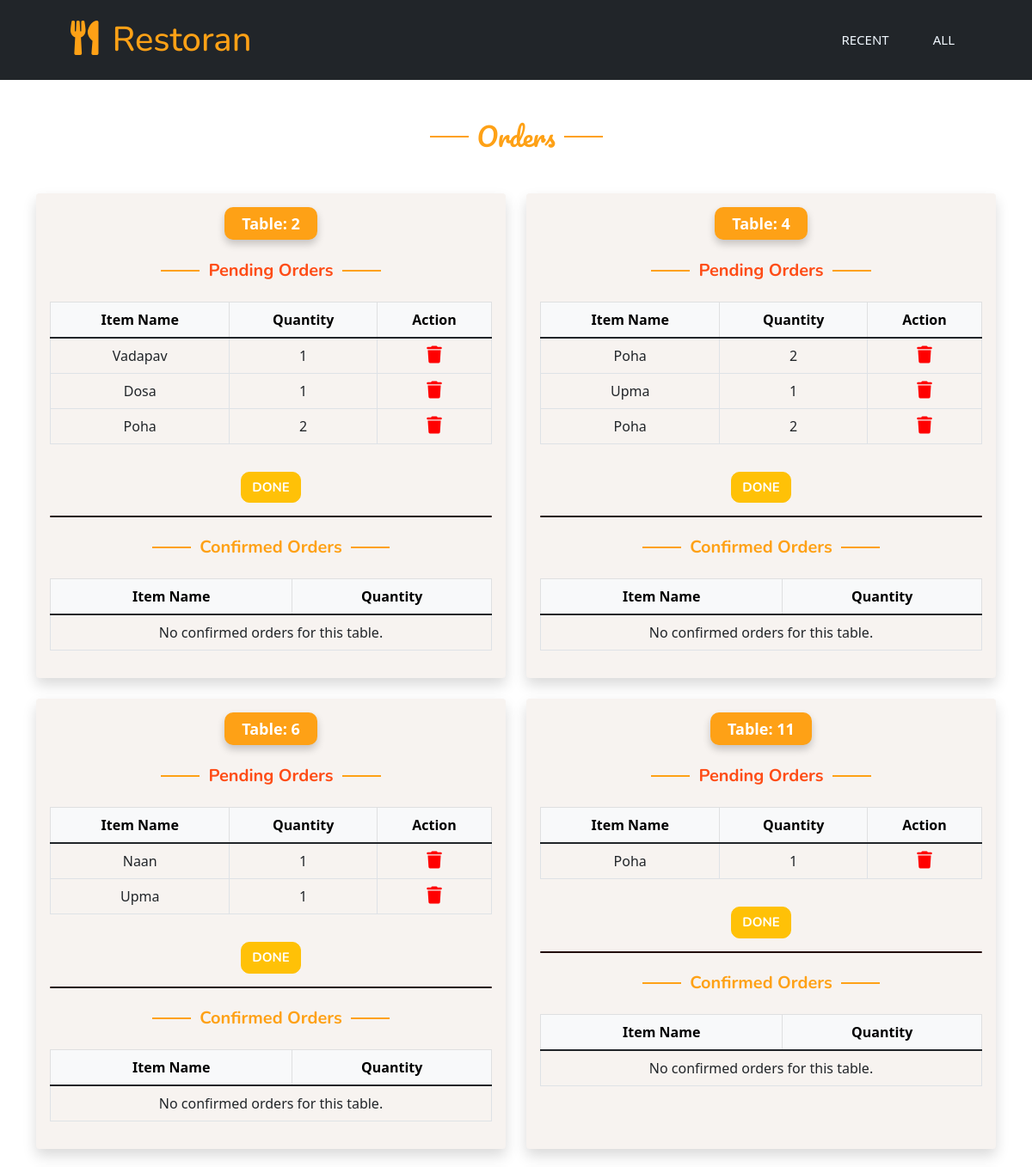
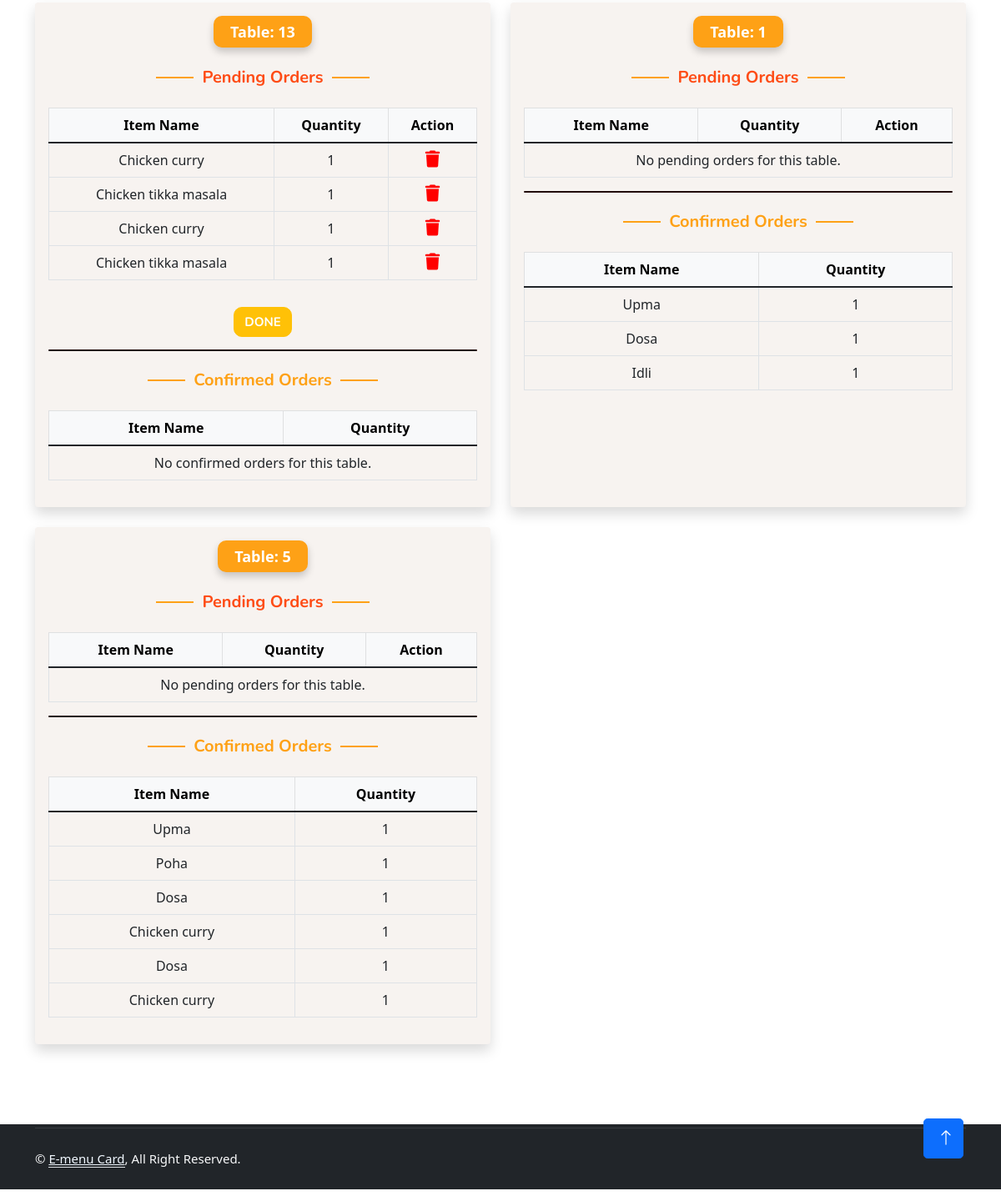
The page /kitchen/ on the database its author committed (2 pictures, top to bottom).
### table/models.py (models this page shows, shortened)
class SubmittedItem(models.Model):
    food_item = models.ForeignKey('FoodItem', on_delete=models.CASCADE)
    name = models.CharField(max_length=255)
    price = models.DecimalField(max_digits=10, decimal_places=2)
    image = models.ImageField(upload_to='Submitted/')
    quantity = models.PositiveIntegerField(default=1)
    total_price = models.DecimalField(max_digits=10, decimal_places=2, blank=True)  # Allow blank and calculate in save()
    tableNumber = models.PositiveIntegerField(default=0)
    status = models.CharField(max_length=10, default='pending')  # Default to pending
    created_at = models.DateTimeField(auto_now_add=True)  # New field to track creation time
    def save(self, *args, **kwargs):
        self.total_price = self.price * self.quantity
        super().save(*args, **kwargs)

### kitchen/views.py (the view)
# urls.py: path('',views.kitchen_home,name='kitchen_home'),
def kitchen_home(request):
    pending_orders = SubmittedItem.objects.filter(status='pending').order_by('tableNumber')
    confirmed_orders = SubmittedItem.objects.filter(status='confirmed').order_by('tableNumber')
    tables_with_orders = {}
    for order in pending_orders:
        table_number = order.tableNumber
        if table_number not in tables_with_orders:
            tables_with_orders[table_number] = {'pending': [], 'confirmed': []}
        tables_with_orders[table_number]['pending'].append(order)
    for order in confirmed_orders:
        table_number = order.tableNumber
        if table_number not in tables_with_orders:
            tables_with_orders[table_number] = {'pending': [], 'confirmed': []}
        tables_with_orders[table_number]['confirmed'].append(order)
    return render(request, 'kitchen/kitchen_home.html', {
        'tables_with_orders': tables_with_orders
    })

### kitchen/templates/kitchen/kitchen_home.html (shortened to what this page needs)
{% extends "kitchen/base.html" %}
{% load static %}
{% block start %}
<div class="container-xxl py-5">
    <div class="container">
        <div class="text-center wow fadeInUp" data-wow-delay="0.1s">
            <h5 class="section-title ff-secondary text-center fw-normal mb-5" style="color: #FEA116; font-size: 30px;">Orders</h5>
            <div class="tab-class text-center wow fadeInUp" data-wow-delay="0.1s">
                <div class="tab-content">
                    <div id="tab-1" class="tab-pane fade show p-0 active">
                        <div class="row g-4">
                            <link rel="stylesheet" href="https://cdn.datatables.net/1.10.21/css/jquery.dataTables.min.css">
                            <body style="background-color: #ffffff;">
                                <div class="container">
                                    <div class="row">
                                        {% for table_number, orders in tables_with_orders.items %}
                                        <div class="col-lg-6 mb-4">
                                            <div class="card border-0 shadow h-100" style="background-color: #f7f3f0;">
                                                <div class="card-body">
                                                    <div class="d-flex justify-content-center align-items-center mb-3">
                                                        <span class="badge" style="background-color: #FEA116; color: white; padding: 10px 20px; border-radius: 10px; font-size: 18px; box-shadow: 0px 5px 10px rgba(0,0,0,0.2);">
                                                            Table: {{ table_number }}
                                                        </span>
                                                    </div>
                                                    <h5 class="section-title text-center mt-2 mb-2" style="color: #fe4c16; font-weight: bold;">Pending Orders</h5>
                                                    <div class="order-info w-100 mt-3">
                                                        <form method="post" action="{% url 'confirm_order' table_number %}">
                                                            <table id="table-{{ table_number }}" class="table table-bordered text-center" style="font-size: 16px;">
                                                                <thead class="table-light">
                                                                    <tr>
                                                                        <th>Item Name</th>
                                                                        <th>Quantity</th>
                                                                        <th>Action</th>
                                                                    </tr>
                                                                </thead>
                                                                <tbody>
                                                                    {% for order in orders.pending %}
                                                                    <tr>
                                                                        <td>{{ order.name }}</td>
                                                                        <td>{{ order.quantity }}</td>
                                                                        <td>
                                                                            <a href="{% url 'delete_order' order.id %}" style="color: red;">
                                                                                <i class="fa-solid fa-trash" style="font-size: 20px;"></i>
                                                                            </a>
                                                                        </td>
                                                                    </tr>
                                                                    {% empty %}
                                                                    <tr>
                                                                        <td colspan="3">No pending orders for this table.</td>
                                                                    </tr>
                                                                    {% endfor %}
                                                                </tbody>
                                                            </table>
                                                            {% if orders.pending %}
                                                            <button type="submit" class="btn btn-warning mt-3" style="font-size: 15px; font-weight: bold; color: white; border-radius: 10px;">
                                                                Done
                                                            </button>
                                                            {% endif %}
                                                        </form>
                                                    </div>
                                                    <div style="height: 2px; background-color: #210808; width: 100%; margin: 15px auto; border-radius: 1px;"></div>
                                                    <h5 class="section-title text-center mt-2 mb-2" style="color: #FEA116; font-weight: bold;">Confirmed Orders</h5>
                                                    <div class="billing-info w-100 mt-3">
                                                        <table class="table table-bordered text-center" style="font-size: 16px;">
                                                            <thead class="table-light">
                                                                <tr>
                                                                    <th>Item Name</th>
                                                                    <th>Quantity</th>
                                                                </tr>
                                                            </thead>
                                                            <tbody>
                                                                {% for order in orders.confirmed %}
                                                                <tr>
                                                                    <td>{{ order.name }}</td>
                                                                    <td>{{ order.quantity }}</td>
                                                                </tr>
                                                                {% empty %}
                                                                <tr>
                                                                    <td colspan="2">No confirmed orders for this table.</td>
                                                                </tr>
                                                                {% endfor %}
                                                            </tbody>
                                                        </table>
                                                    </div>
                                                </div>
                                            </div>
                                        </div>
                                        {% endfor %}
                                    </div>
                                </div>
                            </body>
                        </div>
                    </div>
                </div>
            </div>
        </div>
    </div>
</div>
{% endblock start %}

### static/css/style.css (style rules this page uses)
:root { --primary: #FEA116; --light: #F1F8FF; --dark: #0F172B; }
.ff-secondary { font-family: 'Pacifico', cursive; }
.btn { font-family: 'Nunito', sans-serif; font-weight: 500; text-transform: uppercase; transition: .5s; }
.section-title { position: relative; display: inline-block; }
.section-title::before { position: absolute; content: ""; width: 45px; height: 2px; top: 50%; left: -55px; margin-top: -1px; background: var(--primary); }
.section-title::after { position: absolute; content: ""; width: 45px; height: 2px; top: 50%; right: -55px; margin-top: -1px; background: var(--primary); }

### rows shown on the page
SubmittedItem: name "Vadapav", quantity "1"
SubmittedItem: name "Dosa", quantity "1"
SubmittedItem: name "Poha", quantity "2"
SubmittedItem: name "Poha", quantity "2"
SubmittedItem: name "Upma", quantity "1"
SubmittedItem: name "Poha", quantity "2"
SubmittedItem: name "Naan", quantity "1"
SubmittedItem: name "Upma", quantity "1"
SubmittedItem: name "Poha", quantity "1"
SubmittedItem: name "Chicken curry", quantity "1"
SubmittedItem: name "Chicken tikka masala", quantity "1"
SubmittedItem: name "Chicken curry", quantity "1"
SubmittedItem: name "Chicken tikka masala", quantity "1"
SubmittedItem: name "Upma", quantity "1"
SubmittedItem: name "Dosa", quantity "1"
SubmittedItem: name "Idli", quantity "1"
SubmittedItem: name "Upma", quantity "1"
SubmittedItem: name "Poha", quantity "1"
SubmittedItem: name "Dosa", quantity "1"
SubmittedItem: name "Chicken curry", quantity "1"
SubmittedItem: name "Dosa", quantity "1"
SubmittedItem: name "Chicken curry", quantity "1"

### other values the page prints
{{ table_number }} "2" "4" "6" "11" "13" "1" "5"
